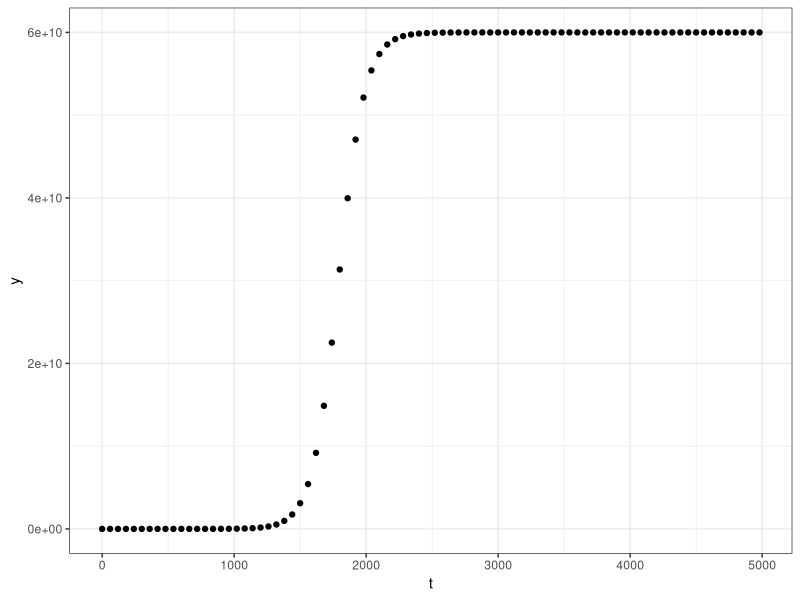
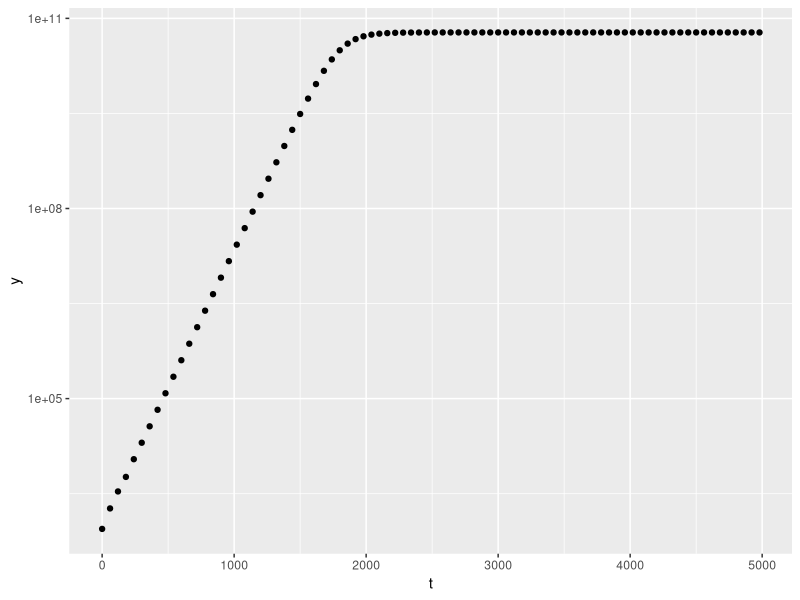
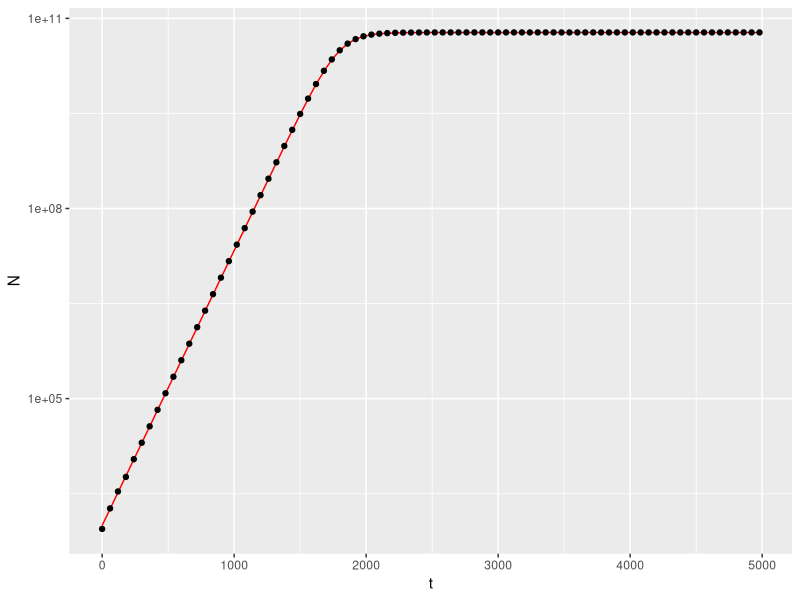
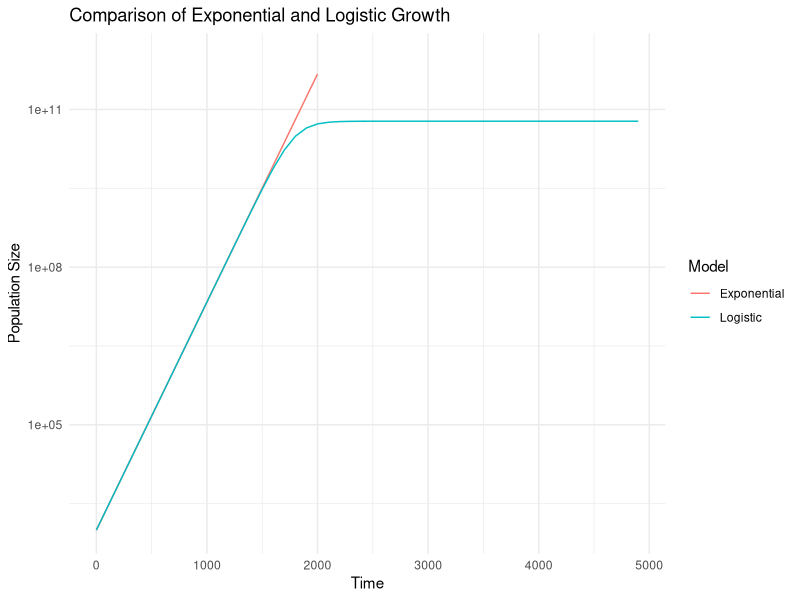

Generate these figures, in order, with R:
#Script to estimate the model parameters using a linear approximation

#library(dplyr)

install.packages("dplyr")
library(dplyr)

growth_data <- read.csv("experiment1.csv")

#Case 1. K >> N0, t is small

data_subset1 <- growth_data %>% filter(t<1600) %>% mutate(N_log = log(N))

model1 <- lm(N_log ~ t, data_subset1)
summary(model1)

#Case 2. N(t) = K

data_subset2 <- growth_data %>% filter(t>2000)

model2 <- lm(N ~ 1, data_subset2)
summary(model2)

#Script to plot the logistic growth data

growth_data <- read.csv("experiment1.csv")

install.packages("ggplot2")
library(ggplot2)

ggplot(aes(t,N), data = growth_data) +
  
  geom_point() +
  
  xlab("t") +
  
  ylab("y") +
  
  theme_bw()

ggplot(aes(t,N), data = growth_data) +
  
  geom_point() +
  
  xlab("t") +
  
  ylab("y") +
  
  scale_y_continuous(trans='log10')

#Script to plot data and model

growth_data <- read.csv("experiment1.csv")

logistic_fun <- function(t) {
  
  N <- (N0*K*exp(r*t))/(K-N0+N0*exp(r*t))
  
  return(N)
  
}

N0 <- 995.256 #

r <- 9.990e-03 #

K <- 5.979e+10 #

ggplot(aes(t,N), data = growth_data) +
  
  geom_function(fun=logistic_fun, colour="red") +
  
  geom_point() +
  
  scale_y_continuous(trans='log10')

sink(file = "package-versions.txt")
sessionInfo()
sink()

N0 <- 995.256
r <- 9.990e-03
t <- 4980

N_4980_exp <- N0 * exp(r * t)

N0 <- 995.256
r <- 9.990e-03
t <- 4980
K <- 5.979e+10

N_4980_logistic <- K / (1 + ((K - N0) / N0) * exp(-r * t))

# Exponential growth
N_4980_exp

# Logistic growth
N_4980_logistic

#Script to make a graph comparing the exponential and logistic growth curves

#Loading the packages
if (!require("dplyr")) install.packages("dplyr")
if (!require("ggplot2")) install.packages("ggplot2")

#Function to calculate logistic growth
logistic_growth <- function(t, N0, r, K) {
  return(K / (1 + ((K - N0) / N0) * exp(-r * t)))
}

#Function to calculate exponential growth 
exponential_growth <- function(t, N0, r) {
  return(N0 * exp(r * t))
}

# My parameter estimates
N0 <- 995.256
r <- 9.990e-03
K <- 5.979e+10

#Generate time values
t_values <- seq(0, 4980, by = 100)

#Calculate population sizes for exponential and logistic growth
N_exp <- N0 * exp(r * t_values)
N_logistic <- logistic_growth(t_values, N0, r, K)

#Create a data frame for plotting
data_plot <- data.frame(
  Time = rep(t_values, 2),
  Population = c(N_exp, N_logistic),
  Model = rep(c("Exponential", "Logistic"), each = length(t_values))
)

#Plotting the graph
library(ggplot2)

ggplot(data_plot, aes(x = Time, y = Population, color = Model)) +
  geom_line() +
  labs(
    title = "Comparison of Exponential and Logistic Growth",
    x = "Time",
    y = "Population Size"
  ) +
  theme_minimal() +
  scale_y_continuous(trans = 'log10', limits = c(995.256, 1e12))  

